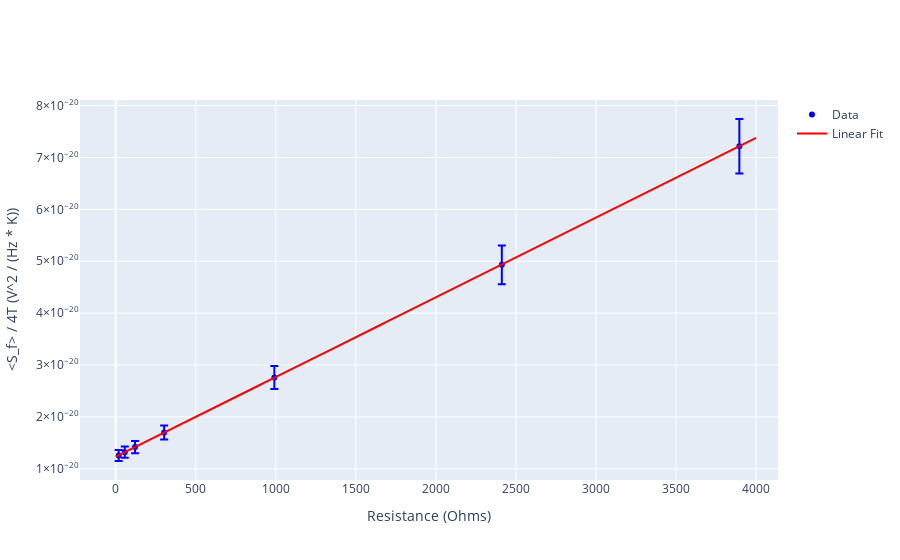
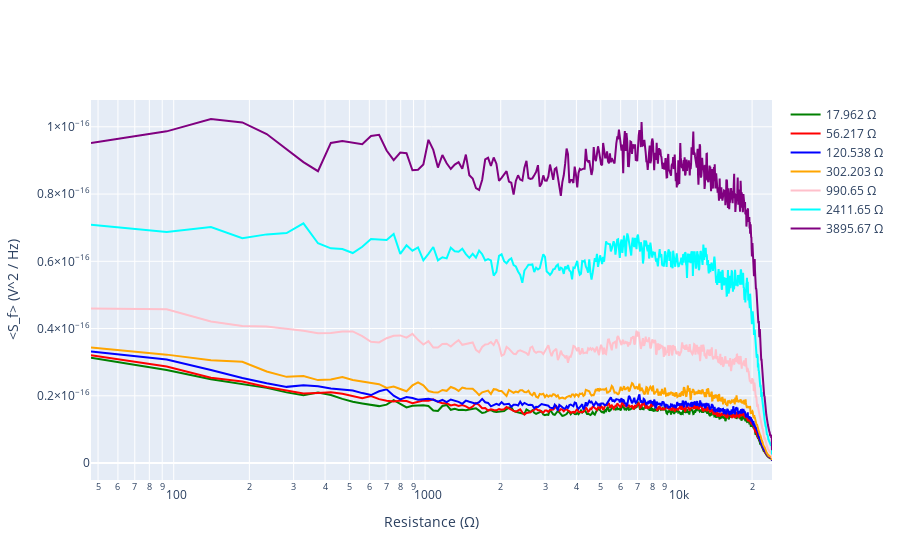

The notebook cell saved with these charts, in order:
### Code cell
R_18 = 17.962
R_56 = 56.217
R_120 = 120.538
R_300 = 302.203
R_1k = 990.65
R_2k = 2411.65
R_3_9k = 3895.67

Temp = 298.15
Temp_std = 1.5

fs = 48000

Pden_arr = np.array([])
Pden_std_arr = np.array([])

R_arr = np.array([R_18, R_56, R_120, R_300, R_1k, R_2k, R_3_9k])

def G_std_over_G(f, V_in, R_2):
    return np.sqrt( ( (3E-3 + 0.01 * G_piece_func(f) * V_in) / (G_piece_func(f) * V_in) ) ** 2
                                     + (( v_into_amp(3E-3, cR_1, R_2) + 0.01 * V_in) / V_in) ** 2)

time18, data18 = importWAV('18_Ohm.wav')
time56, data56 = importWAV('56_Ohm.wav')
time120, data120 = importWAV('120_Ohm.wav')
time300, data300 = importWAV('300_Ohm.wav')
time1k, data1k = importWAV('1k_Ohm.wav')
time2k, data2k = importWAV('2k_Ohm.wav')
time3_9k, data3_9k = importWAV('3_9k_Ohm.wav')

SC_cal = 8.695

v_data18 = data18['right'] / SC_cal
v_data56 = data56['right'] / SC_cal
v_data120 = data120['right'] / SC_cal
v_data300 = data300['right'] / SC_cal
v_data1k = data1k['right'] / SC_cal
v_data2k = data2k['right'] / SC_cal
v_data3_9k = data3_9k['right'] / SC_cal

v_data_arr = np.array([v_data18, v_data56, v_data120, v_data300, v_data1k, v_data2k, v_data3_9k])

color_arr = ['green', 'red', 'blue', 'orange', 'pink', 'cyan', 'purple']

fig2 = go.Figure()
fig2.update_layout(
    xaxis_title="Resistance (Ω)",
    yaxis_title="<S_f> (V^2 / Hz)",
    xaxis_type="log"
)

r = 0
for v_dat in v_data_arr:
    f, Pxx_den = signal.welch(v_dat, fs, nperseg=1024)
    f = f[1:].real
    Pxx_den = Pxx_den[1:].real
    Pxx_den = Pxx_den / G_piece_func(f) ** 2
    f_flat = f[15:420]
    flat_Pxx_den = Pxx_den[15:420]

    fig2.add_trace(go.Scatter(
        x=f, y=Pxx_den,
        name='{} Ω'.format(R_arr[r]),
        mode='lines',
        line=dict(
            color=color_arr[r]
        )
    ))

    data_std = np.sqrt(np.sum((2 * flat_Pxx_den * np.sqrt((3 / 40) ** 2
                      + G_std_over_G(f_flat, v_into_amp(50E-3, cR_1, R_arr[r]), R_arr[r]) ** 2)) ** 2)).real / len(flat_Pxx_den)
    Pden_std_arr = np.append(Pden_std_arr, np.sqrt(np.std(flat_Pxx_den) ** 2 + data_std ** 2))
    Pden_arr = np.append(Pden_arr, np.mean(flat_Pxx_den).real)
    r += 1

def lin_func(x, a, b):
    return a*x + b

def quad_func(x, a, b, c):
    return a*x**2 + b*x + c

kb_slope_arr = Pden_arr / (4 * Temp)
kb_slope_std_arr = Pden_arr / (4 * Temp) * np.sqrt((Pden_std_arr / Pden_arr) ** 2 + (Temp_std / Temp) ** 2)

params_lin, cov_lin = curve_fit(lin_func, R_arr, kb_slope_arr, sigma=kb_slope_std_arr)
p_lin_err = np.sqrt(np.diag(cov_lin))

params_quad, cov_quad = curve_fit(quad_func, R_arr, kb_slope_arr, sigma=kb_slope_std_arr)
p_quad_err = np.sqrt(np.diag(cov_quad))

R_space = np.linspace(0, 4000, 1000)

fig1 = go.Figure()
fig1.add_trace(go.Scatter(
    x=R_arr, y=kb_slope_arr,
    error_y=dict(
        type='data',
        array=kb_slope_std_arr,
        color='blue'
    ),
    name='Data', 
    mode='markers',
    marker=dict(
        color='blue'
    )
))

fig1.add_trace(go.Scatter(
    x=R_space, y=lin_func(R_space, *params_lin),
    name='Linear Fit',
    mode='lines',
    line=dict(
        color='red'
    )
))

fig1.update_layout(
    xaxis_title='Resistance (Ohms)',
    yaxis_title='<S_f> / 4T (V^2 / (Hz * K))'
)

fig1.show()
fig1.write_image('S vs R plot.pdf')
fig2.show()
fig2.write_image('PSD per R.pdf')

print('Lin param: {} +/- {} , Const param: {} +/- {}'.format(params_lin[0], p_lin_err[0], params_lin[1], p_lin_err[1]))
print('Quad param: {} +/- {} , Lin param: {} +/- {} , Const param: {} +/- {}'.format(params_quad[0], p_quad_err[0], params_quad[1],
                                                                                     p_quad_err[1], params_quad[2], p_quad_err[2]))

### Figure 1 — Plotly figure (JSON) as saved in the notebook; plotly's stock layout.template omitted (floating-point values rounded to 4 significant figures; data arrays with more than 128 entries replaced by an {"elided": "..."} marker saying what was removed)
{"data": [{"error_y": {"array": [1.068e-21, 1.1e-21, 1.17e-21, 1.37e-21, 2.22e-21, 3.736e-21, 5.263e-21], "color": "blue", "type": "data"}, "marker": {"color": "blue"}, "mode": "markers", "name": "Data", "type": "scatter", "x": [17.96, 56.22, 120.5, 302.2, 990.6, 2412.0, 3896.0], "y": [1.257e-20, 1.321e-20, 1.418e-20, 1.699e-20, 2.76e-20, 4.932e-20, 7.216e-20]}, {"line": {"color": "red"}, "mode": "lines", "name": "Linear Fit", "type": "scatter", "x": {"elided": "1000 float values"}, "y": {"elided": "1000 float values"}}], "layout": {"xaxis": {"title": {"text": "Resistance (Ohms)"}}, "yaxis": {"title": {"text": "<S_f> / 4T (V^2 / (Hz * K))"}}}}

### Figure 2 — Plotly figure (JSON) as saved in the notebook; plotly's stock layout.template omitted (floating-point values rounded to 4 significant figures; data arrays with more than 128 entries replaced by an {"elided": "..."} marker saying what was removed)
{"data": [{"line": {"color": "green"}, "mode": "lines", "name": "17.962 Ω", "type": "scatter", "x": {"elided": "512 float values"}, "y": {"elided": "512 float values"}}, {"line": {"color": "red"}, "mode": "lines", "name": "56.217 Ω", "type": "scatter", "x": {"elided": "512 float values"}, "y": {"elided": "512 float values"}}, {"line": {"color": "blue"}, "mode": "lines", "name": "120.538 Ω", "type": "scatter", "x": {"elided": "512 float values"}, "y": {"elided": "512 float values"}}, {"line": {"color": "orange"}, "mode": "lines", "name": "302.203 Ω", "type": "scatter", "x": {"elided": "512 float values"}, "y": {"elided": "512 float values"}}, {"line": {"color": "pink"}, "mode": "lines", "name": "990.65 Ω", "type": "scatter", "x": {"elided": "512 float values"}, "y": {"elided": "512 float values"}}, {"line": {"color": "cyan"}, "mode": "lines", "name": "2411.65 Ω", "type": "scatter", "x": {"elided": "512 float values"}, "y": {"elided": "512 float values"}}, {"line": {"color": "purple"}, "mode": "lines", "name": "3895.67 Ω", "type": "scatter", "x": {"elided": "512 float values"}, "y": {"elided": "512 float values"}}], "layout": {"xaxis": {"title": {"text": "Resistance (Ω)"}, "type": "log"}, "yaxis": {"title": {"text": "<S_f> (V^2 / Hz)"}}}}
